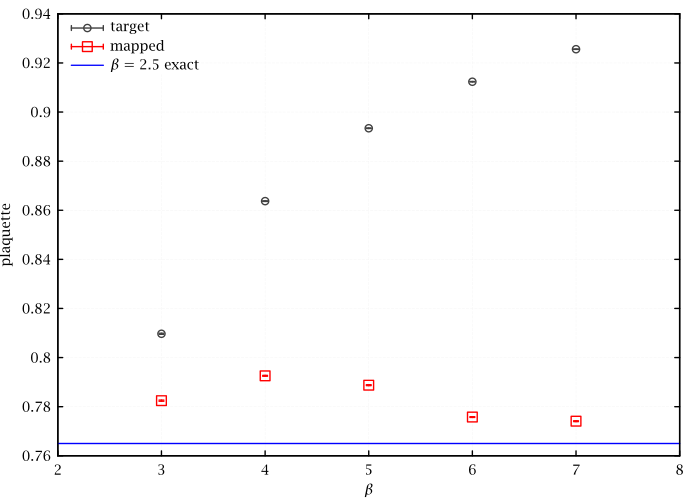

This figure's gnuplot source:
set grid lc rgb '#f0f0f0'
set xlabel '$\beta$'
set ylabel 'plaquette'
set key left Left reverse
plot [2:8]\
	"<awk '/^beta: /{b=$2} /^plaq: /{print b,$2,$4}' ../../u1_2d/stats/t_force_b25_0_plaq_post_train" u 1:2:3 w e t 'target',\
	"<awk '/^beta: /{b=$2} /^plaqMapped: /{print b,$2,$4}' ../../u1_2d/stats/t_force_b25_0_plaq_post_train" u 1:2:3 w e t 'mapped',\
	besi1(2.5)/besi0(2.5) w l t '$\beta=2.5$ exact'
